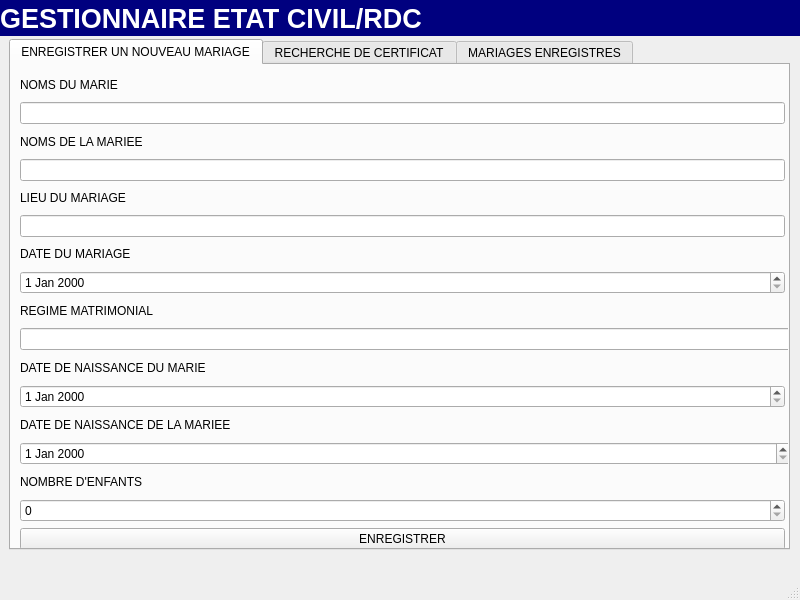
<?xml version="1.0" encoding="UTF-8"?>
<ui version="4.0">
 <class>mariages</class>
 <widget class="QMainWindow" name="mariages">
  <property name="geometry">
   <rect>
    <x>0</x>
    <y>0</y>
    <width>800</width>
    <height>600</height>
   </rect>
  </property>
  <property name="windowTitle">
   <string>MainWindow</string>
  </property>
  <widget class="QWidget" name="centralwidget">
   <widget class="QTabWidget" name="tabWidget">
    <property name="geometry">
     <rect>
      <x>9</x>
      <y>39</y>
      <width>781</width>
      <height>511</height>
     </rect>
    </property>
    <property name="currentIndex">
     <number>0</number>
    </property>
    <property name="tabBarAutoHide">
     <bool>true</bool>
    </property>
    <widget class="QWidget" name="tab">
     <attribute name="title">
      <string>ENREGISTRER UN NOUVEAU MARIAGE</string>
     </attribute>
     <widget class="QWidget" name="layoutWidget_2">
      <property name="geometry">
       <rect>
        <x>9</x>
        <y>9</y>
        <width>771</width>
        <height>476</height>
       </rect>
      </property>
      <layout class="QGridLayout" name="gridLayout">
       <item row="12" column="0">
        <widget class="QLabel" name="label_3">
         <property name="text">
          <string>REGIME MATRIMONIAL</string>
         </property>
        </widget>
       </item>
       <item row="1" column="0">
        <widget class="QLineEdit" name="nameHusband"/>
       </item>
       <item row="11" column="0">
        <widget class="QDateEdit" name="date_mar"/>
       </item>
       <item row="4" column="0">
        <widget class="QLabel" name="label_10">
         <property name="text">
          <string>LIEU DU MARIAGE</string>
         </property>
        </widget>
       </item>
       <item row="17" column="0">
        <widget class="QLabel" name="label_4">
         <property name="text">
          <string>DATE DE NAISSANCE DE LA MARIEE</string>
         </property>
        </widget>
       </item>
       <item row="18" column="0" colspan="2">
        <widget class="QDateEdit" name="naissMariee"/>
       </item>
       <item row="3" column="0">
        <widget class="QLineEdit" name="nameWife"/>
       </item>
       <item row="16" column="0">
        <widget class="QDateEdit" name="naissMarie"/>
       </item>
       <item row="6" column="0">
        <widget class="QLabel" name="label_9">
         <property name="text">
          <string>DATE DU MARIAGE</string>
         </property>
        </widget>
       </item>
       <item row="14" column="0" colspan="2">
        <widget class="QLineEdit" name="regime">
         <property name="text">
          <string/>
         </property>
        </widget>
       </item>
       <item row="19" column="0">
        <widget class="QLabel" name="label_8">
         <property name="text">
          <string>NOMBRE D'ENFANTS</string>
         </property>
        </widget>
       </item>
       <item row="2" column="0">
        <widget class="QLabel" name="label_2">
         <property name="text">
          <string>NOMS DE LA MARIEE</string>
         </property>
        </widget>
       </item>
       <item row="5" column="0">
        <widget class="QLineEdit" name="lieu"/>
       </item>
       <item row="0" column="0">
        <widget class="QLabel" name="label">
         <property name="text">
          <string>NOMS DU MARIE</string>
         </property>
        </widget>
       </item>
       <item row="15" column="0">
        <widget class="QLabel" name="label_7">
         <property name="text">
          <string>DATE DE NAISSANCE DU MARIE</string>
         </property>
        </widget>
       </item>
       <item row="21" column="0">
        <widget class="QPushButton" name="pushButton">
         <property name="text">
          <string>ENREGISTRER</string>
         </property>
        </widget>
       </item>
       <item row="20" column="0">
        <widget class="QSpinBox" name="enfants"/>
       </item>
      </layout>
     </widget>
    </widget>
    <widget class="QWidget" name="tab_2">
     <attribute name="title">
      <string>RECHERCHE DE CERTIFICAT</string>
     </attribute>
     <widget class="QWidget" name="layoutWidget">
      <property name="geometry">
       <rect>
        <x>10</x>
        <y>10</y>
        <width>371</width>
        <height>141</height>
       </rect>
      </property>
      <layout class="QGridLayout" name="gridLayout_2">
       <item row="0" column="0">
        <widget class="QLabel" name="label_5">
         <property name="font">
          <font>
           <bold>true</bold>
          </font>
         </property>
         <property name="text">
          <string>RECHERCHER UN CERTIFICAT</string>
         </property>
        </widget>
       </item>
       <item row="1" column="0">
        <widget class="QLineEdit" name="name_fichier"/>
       </item>
       <item row="2" column="0">
        <widget class="QPushButton" name="pushButton_2">
         <property name="text">
          <string>LIRE LE FICHIER</string>
         </property>
        </widget>
       </item>
      </layout>
     </widget>
     <widget class="QWidget" name="layoutWidget_3">
      <property name="geometry">
       <rect>
        <x>393</x>
        <y>10</y>
        <width>371</width>
        <height>351</height>
       </rect>
      </property>
      <layout class="QGridLayout" name="gridLayout_3">
       <item row="0" column="0">
        <widget class="QTextEdit" name="fullcomplete"/>
       </item>
       <item row="1" column="0">
        <widget class="QPushButton" name="pushButton_3">
         <property name="text">
          <string>IMPRIMER</string>
         </property>
        </widget>
       </item>
      </layout>
     </widget>
    </widget>
    <widget class="QWidget" name="tab_5">
     <attribute name="title">
      <string>MARIAGES ENREGISTRES</string>
     </attribute>
     <widget class="QTableWidget" name="tableWidget">
      <property name="geometry">
       <rect>
        <x>0</x>
        <y>0</y>
        <width>771</width>
        <height>241</height>
       </rect>
      </property>
      <column>
       <property name="text">
        <string>NOM</string>
       </property>
      </column>
      <column>
       <property name="text">
        <string>POSTNOM</string>
       </property>
      </column>
      <column>
       <property name="text">
        <string>LIEU NAISSANCE</string>
       </property>
      </column>
      <column>
       <property name="text">
        <string>LIEU DE DECES</string>
       </property>
      </column>
      <column>
       <property name="text">
        <string>DATE DE DECES</string>
       </property>
      </column>
      <column>
       <property name="text">
        <string>CAUSE DE DECES</string>
       </property>
      </column>
      <column>
       <property name="text">
        <string>SEXE</string>
       </property>
      </column>
     </widget>
    </widget>
   </widget>
   <widget class="QLabel" name="label_6">
    <property name="geometry">
     <rect>
      <x>0</x>
      <y>0</y>
      <width>801</width>
      <height>36</height>
     </rect>
    </property>
    <property name="font">
     <font>
      <pointsize>20</pointsize>
      <bold>true</bold>
     </font>
    </property>
    <property name="layoutDirection">
     <enum>Qt::LeftToRight</enum>
    </property>
    <property name="styleSheet">
     <string notr="true">color: rgb(255, 255, 255);
background-color: rgb(0, 0, 127);</string>
    </property>
    <property name="text">
     <string>GESTIONNAIRE ETAT CIVIL/RDC</string>
    </property>
   </widget>
  </widget>
  <widget class="QMenuBar" name="menubar">
   <property name="geometry">
    <rect>
     <x>0</x>
     <y>0</y>
     <width>800</width>
     <height>21</height>
    </rect>
   </property>
  </widget>
  <widget class="QStatusBar" name="statusbar"/>
 </widget>
 <resources/>
 <connections/>
</ui>
